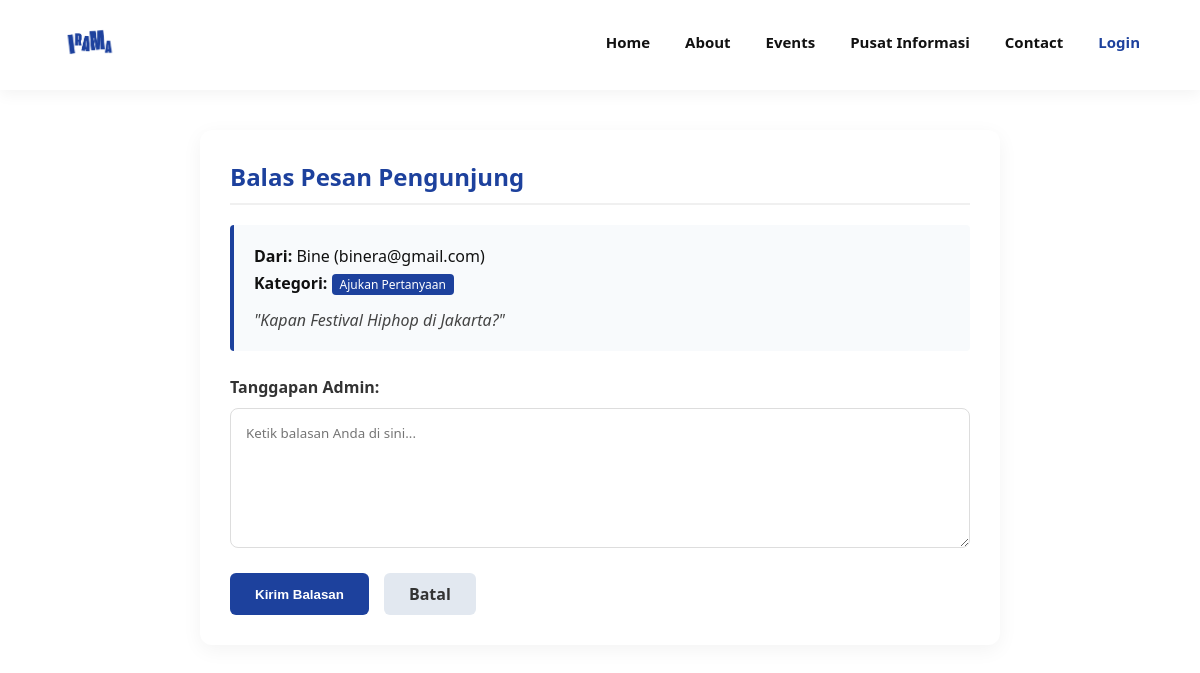
Screenshot of /admin/balas_tamu.php?id=1 (signed in) with the database file from the repository.
### tables this page shows
CREATE TABLE `buku_tamu` (
  `id_tamu` int(11) NOT NULL,
  `nama` varchar(100) NOT NULL,
  `email` varchar(100) NOT NULL,
  `kategori` varchar(50) NOT NULL,
  `pesan` text NOT NULL,
  `jawaban` text DEFAULT NULL,
  `tanggal_isi` timestamp NOT NULL DEFAULT current_timestamp()
);

### admin/balas_tamu.php (the view, shortened to what this page needs)
<?php
include("../config/koneksi.php");
include("../templates/header.php");
$id = $_GET['id'];
$query = "SELECT * FROM buku_tamu WHERE id_tamu = '$id'";
$hasil = mysqli_query($konek, $query);
$data = mysqli_fetch_array($hasil);
?>
<div style="max-width: 800px; margin: 40px auto; background: #fff; padding: 30px; border-radius: 12px; box-shadow: 0 5px 20px rgba(0,0,0,0.05);">
    <h2 style="color: #1d419d; margin-bottom: 20px; border-bottom: 2px solid #f0f0f0; padding-bottom: 10px;">Balas Pesan Pengunjung</h2>
    <div style="background: #f8fafc; padding: 20px; border-left: 4px solid #1d419d; border-radius: 4px; margin-bottom: 25px;">
        <p style="margin-bottom: 5px;"><strong>Dari:</strong> <?php echo $data['nama']; ?> (<?php echo $data['email']; ?>)</p>
        <p style="margin-bottom: 5px;"><strong>Kategori:</strong> <span style="background: #1d419d; color: #fff; padding: 2px 8px; border-radius: 4px; font-size: 12px;"><?php echo $data['kategori']; ?></span></p>
        <p style="margin-top: 15px; color: #444; font-style: italic;">"<?php echo $data['pesan']; ?>"</p>
    </div>
    <form method="POST" action="simpan_balasan.php">
        <label style="font-weight: bold; color: #333; display: block; margin-bottom: 10px;">Tanggapan Admin:</label>
        <textarea name="jawaban" rows="6" required placeholder="Ketik balasan Anda di sini..." style="width: 100%; padding: 15px; border: 1px solid #ddd; border-radius: 8px; font-family: inherit; margin-bottom: 20px;"><?php echo $data['jawaban']; ?></textarea>
        <div style="display: flex; gap: 15px;">
            <button type="submit" style="background: #1d419d; color: #fff; padding: 10px 25px; border: none; border-radius: 6px; font-weight: bold; cursor: pointer;">Kirim Balasan</button>
            <a href="tampil_tamu_tabel.php" style="background: #e2e8f0; color: #333; padding: 10px 25px; text-decoration: none; border-radius: 6px; font-weight: bold;">Batal</a>
        </div>
    </form>
</div>
</body>
</html>

### assets/css/style.css (style rules this page uses)
* { margin: 0; padding: 0; box-sizing: border-box; }
body { font-family: 'Segoe UI', Tahoma, Geneva, Verdana, sans-serif; background-color: #fff; color: #111; }
a { text-decoration: none; transition: 0.3s; }

### rows the page displays
buku_tamu: nama "Bine", email "binera@gmail.com", kategori "Ajukan Pertanyaan", pesan "Kapan Festival Hiphop di Jakarta?"
